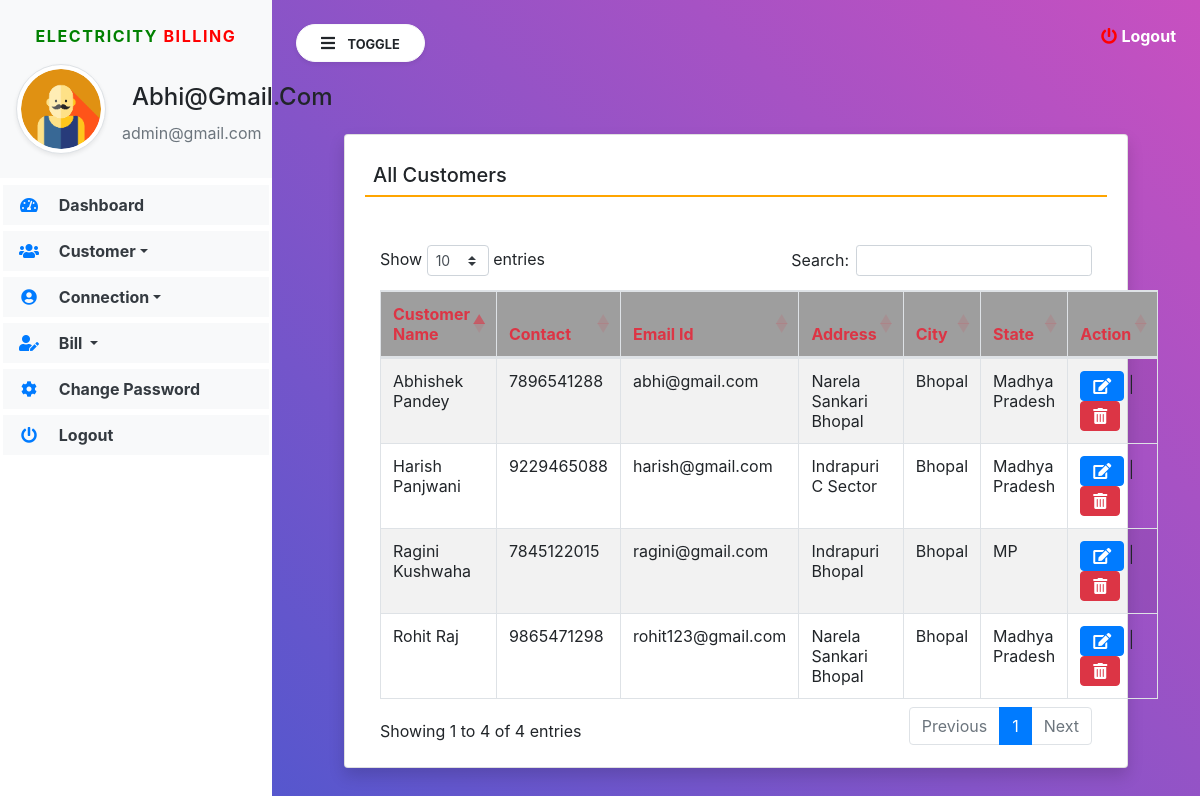
Page /view_Customer (signed in) on the committed database.
### electricity/models.py (models this page shows, shortened)
class Customer(models.Model):
    user = models.ForeignKey(User,on_delete=models.CASCADE)
    contact = models.CharField(max_length=15, null=True)
    address = models.CharField(max_length=200, null=True)
    city = models.CharField(max_length=100,null=True)
    state = models.CharField(max_length=100, null=True)
    regdate = models.DateTimeField(auto_now_add=True)

### electricity/views.py (the view)
# urls.py: path('view_Customer', view_Customer,name='view_Customer'),
def view_Customer(request):
    if not request.user.is_authenticated:
        return redirect('admin_login')
    customer = Customer.objects.all()
    return render(request,'view_Customer.html', locals())

### electricity/templates/view_Customer.html
{% extends 'navbar1.html' %}
{% load static %}
{% block body1 %}
<div class="card shadow m-5">
    <div class="card-body">
		<h5 class="p-2" style="border-bottom: 2px solid orange">All Customers</h5>
     <div class="container mt-5">
		<h1 class="text-success text-center"></h1>
		<table id="example" class="table table-striped table-bordered" style="width:100%">
			<thead style="background-color: #9e9e9e">
				<tr>
					<th class="text-danger">Customer Name</th>
					<th class="text-danger">Contact</th>
					<th class="text-danger">Email Id</th>
					<th class="text-danger">Address</th>
					<th class="text-danger">City</th>
					<th class="text-danger">State</th>
					<th class="text-danger">Action</th>
				</tr>
			</thead>
			<tbody>
              {% for i in customer %}
			  <tr>
				  <td>{{i.user.first_name}} {{i.user.last_name}}</td>
				  <td>{{i.contact}}</td>
				  <td>{{i.user.username}}</td>
				  <td>{{i.address}}</td>
				  <td>{{i.city}}</td>
				  <td>{{i.state}}</td>
				  <td><a href="{% url 'edit_Customer' i.id %}" class="btn btn-primary"><i class="fas fa-edit"></i></a> |
					  <a href="{% url 'delete_Customer' i.id %}" class="btn btn-danger" onclick="return confirm('Are you sure to delete this Customer Details ?')"><i class="fas fa-trash-alt"></i></a></td>
			  </tr>
			{% endfor %}
			</tbody>
		</table>
	</div>
	</div>
</div>
{% endblock %}

### electricity/templates/navbar1.html (shortened to what this page needs)
{% load static %}
<html>
<head>
<link rel="stylesheet"
	href="https://maxcdn.bootstrapcdn.com/bootstrap/4.5.2/css/bootstrap.min.css">
<link rel="stylesheet"
	href="https://pro.fontawesome.com/releases/v5.10.0/css/all.css"
 />
<link rel="stylesheet"
	href="https://cdnjs.cloudflare.com/ajax/libs/twitter-bootstrap/4.5.2/css/bootstrap.css">
<link rel="stylesheet"
	href="https://cdn.datatables.net/1.11.3/css/dataTables.bootstrap4.min.css">
<link rel="stylesheet" href="{% static 'css/sidebar.css' %}">
</head>
<body>
	<div class="bg-white vertical-nav" id="sidebar">
		<div class="bg-light py-4 px-3 mb-1">
			<p class="text-center font-weight-bold text-uppercase px-3 sidebar-title"><span style="color:green">Electricity</span> <span style="color:red">Billing</span></p>
			<div class="media d-flex align-items-center">
				<img src="{% static 'images/user12.png' %}" width="90" height="90"
					class="mr-3 rounded-circle img-thumbnail shadow-sm">
				<div class="media-body">
					<h4 class="mb-0" style="text-transform: capitalize;">{{request.user.username}}</h4>
					<p class="text-muted mb-0">admin@gmail.com</p>
				</div>
			</div>
		</div>
		<ul class="nav flex-column bg-white">
			<li class="nav-item"><a href="{% url 'admin_home' %}"
				class="nav-link text-dark bg-light"> <i
					class="fas fa-tachometer-alt fa-fw mr-3 text-primary"></i>
					Dashboard
			</a></li>
			<li class="nav-item dropdown"><a href=""
				class="nav-link dropdown-toggle text-dark bg-light" id="navbardrop"
				data-toggle="dropdown"> <i
					class="fas fa-users fa-fw mr-3 text-primary"></i> Customer</a>
			</li>
			<li class="nav-item dropdown"><a href=""
				class="nav-link dropdown-toggle text-dark bg-light" id="navbardrop"
				data-toggle="dropdown">
				<i class="fas fa-user-circle fa-fw mr-3 text-primary"></i> Connection</a>
			</li>
			<li class="nav-item dropdown"><a href=""
				class="nav-link dropdown-toggle text-dark bg-light" id="navbardrop"
				data-toggle="dropdown"> <i
					class="fas fa-user-edit fa-fw mr-3 text-primary"></i> Bill
			</a>
				</li>
               <li class="nav-item"><a href="{% url 'change_password' %}"
				class="nav-link text-dark bg-light"> <i
					class="fas fa-cog fa-fw mr-3 text-primary"></i>
					Change Password
			</a></li>
			<li class="nav-item"><a href="{% url 'logout' %}"
				class="nav-link text-dark bg-light">
				<i class="fas fa-power-off fa-fw mr-3 text-primary"></i>
					Logout
			</a></li>
		</ul>
	</div>
	<div class="page-content p-4" id="content">
		<a data-toggle="modal" data-target="#exampleModalCenter" title="logout" class="text-white float-right"><i
			class="fas fa-power-off"></i> <b>Logout</b></a>
		<button id="sidebarCollapse" type="button"
			class="btn btn-light bg-white rounded-pill shadow-sm px-4 mb-4">
			<i class="fas fa-bars mr-2"></i> <small
				class="text-uppercase font-weight-bold">Toggle</small>
		</button>
		{% block body1 %}
		{% endblock %}
</div>
</body>
</html>

### electricity/static/css/sidebar.css (style rules this page uses)
.sidebar-title { letter-spacing: 0.1em; color: #aaa; }
body { background: linear-gradient(-135deg, #c850c0, #4158d0); min-height: 100vh; }
.vertical-nav { min-width: 17rem; width: 17rem; height: 100vh; position: fixed; top: 0; left: 0; transition:all 0.4s; }
.page-content { width: calc(100%-17rem); margin-left: 17rem; transition:all 0.4s; }
.nav-link { font-weight : bold; }
.fa-power-off { color: red; }

### electricity/templates/navbar1.html (style rules this page uses)
.nav-item { padding: 3px !important; }
h2, h4 { padding: 10px; }

### rows in the picture
Customer: user.first_name "Abhishek", user.last_name "Pandey", contact "7896541288", user.username "abhi@gmail.com", address "Narela Sankari Bhopal", city "Bhopal", state "Madhya Pradesh"
Customer: user.first_name "Rohit", user.last_name "Raj", contact "9865471298", user.username "rohit123@gmail.com", address "Narela Sankari Bhopal", city "Bhopal", state "Madhya Pradesh"
Customer: user.first_name "Ragini", user.last_name "Kushwaha", contact "7845122015", user.username "ragini@gmail.com", address "Indrapuri Bhopal", city "Bhopal", state "MP"
Customer: user.first_name "Harish", user.last_name "Panjwani", contact "9229465088", user.username "harish@gmail.com", address "Indrapuri C Sector", city "Bhopal", state "Madhya Pradesh"

### other values in the picture
{{ request.user.username }} "Abhi@gmail.com"
